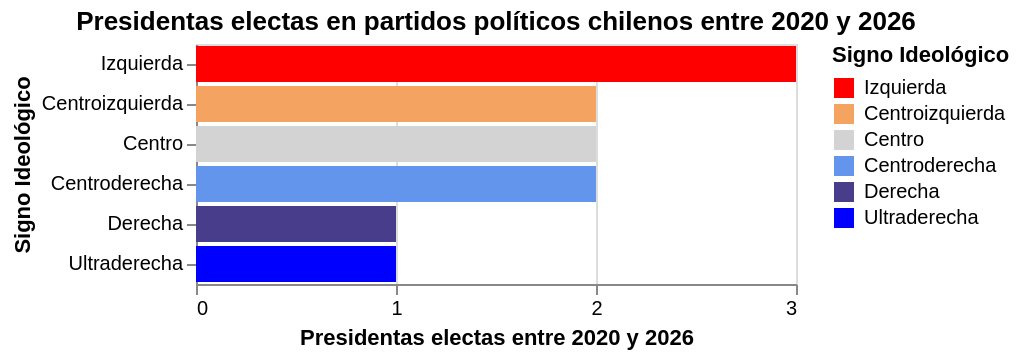

The cell this chart's notebook holds for it:
### Code cell
source = pd.DataFrame({
    'Signo Ideológico': ['Izquierda', 'Centroizq', 'Centro', 'Centroder', 'Derecha', 'Ultrader'],
    'Presidentas electas': [3, 2, 2, 2, 1, 1]
})

alt.Chart(df3).mark_bar().encode(
    y=alt.Y('Signo Ideológico', sort=['Izquierda', 'Centroizquierda', 'Centro', 'Centroderecha', 'Derecha', 'Ultraderecha']),
    x=alt.X('Presidentas electas entre 2020 y 2026', axis=alt.Axis(format='d')),
    color=alt.Color(
        'Signo Ideológico',
        scale=alt.Scale(
            domain=['Izquierda', 'Centroizquierda', 'Centro', 'Centroderecha', 'Derecha', 'Ultraderecha'],
            range=['red', 'sandybrown', 'lightgray', 'cornflowerblue', 'darkslateblue', 'blue'] # Colores personalizados
        )
    )
).properties(
    title='Presidentas electas en partidos políticos chilenos entre 2020 y 2026'
)

### Figure 1 — Vega-Lite specification as saved in the notebook (floating-point values rounded to 4 significant figures)
{"config": {"view": {"continuousWidth": 300, "continuousHeight": 300}}, "data": {"name": "data-120f8c988416971f93f18f44debdb45e"}, "mark": {"type": "bar"}, "encoding": {"color": {"field": "Signo Ideológico", "scale": {"domain": ["Izquierda", "Centroizquierda", "Centro", "Centroderecha", "Derecha", "Ultraderecha"], "range": ["red", "sandybrown", "lightgray", "cornflowerblue", "darkslateblue", "blue"]}, "type": "nominal"}, "x": {"axis": {"format": "d"}, "field": "Presidentas electas entre 2020 y 2026", "type": "quantitative"}, "y": {"field": "Signo Ideológico", "sort": ["Izquierda", "Centroizquierda", "Centro", "Centroderecha", "Derecha", "Ultraderecha"], "type": "nominal"}}, "title": "Presidentas electas en partidos políticos chilenos entre 2020 y 2026", "$schema": "https://vega.github.io/schema/vega-lite/v5.20.1.json", "datasets": {"data-120f8c988416971f93f18f44debdb45e": [{"Signo Ideológico": "Izquierda", "Presidentas electas entre 2020 y 2026": 3}, {"Signo Ideológico": "Centroizquierda", "Presidentas electas entre 2020 y 2026": 2}, {"Signo Ideológico": "Centro", "Presidentas electas entre 2020 y 2026": 2}, {"Signo Ideológico": "Centroderecha", "Presidentas electas entre 2020 y 2026": 2}, {"Signo Ideológico": "Derecha", "Presidentas electas entre 2020 y 2026": 1}, {"Signo Ideológico": "Ultraderecha", "Presidentas electas entre 2020 y 2026": 1}]}}
